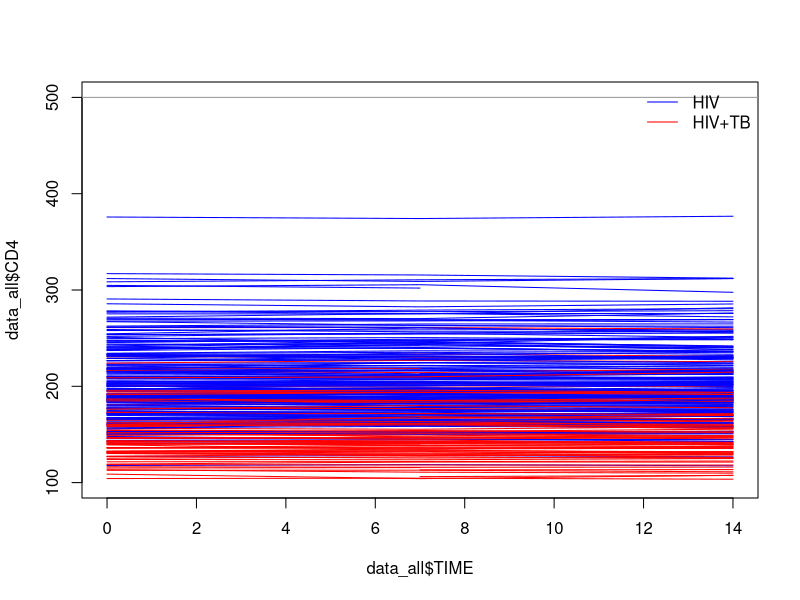
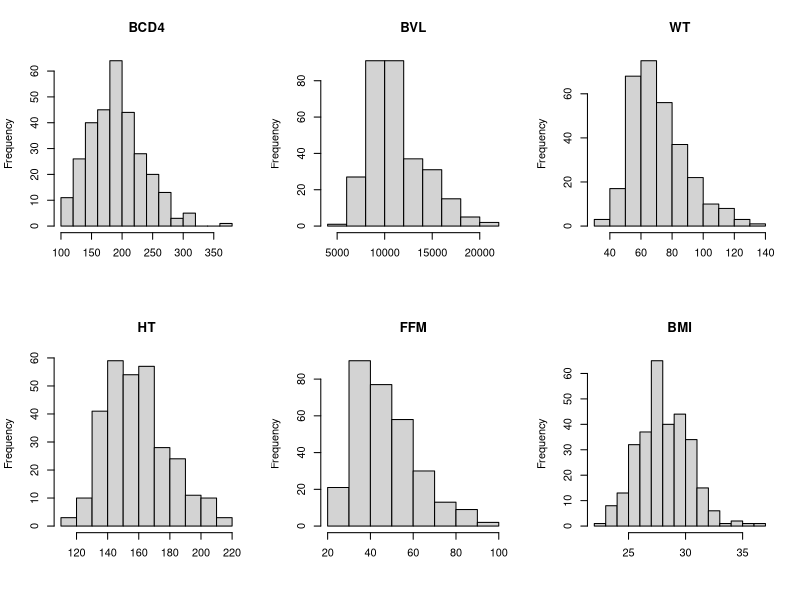
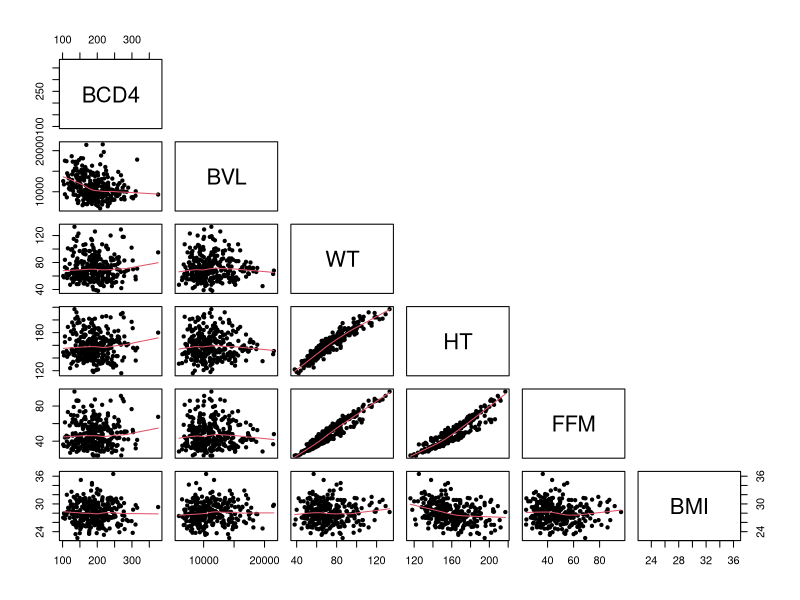
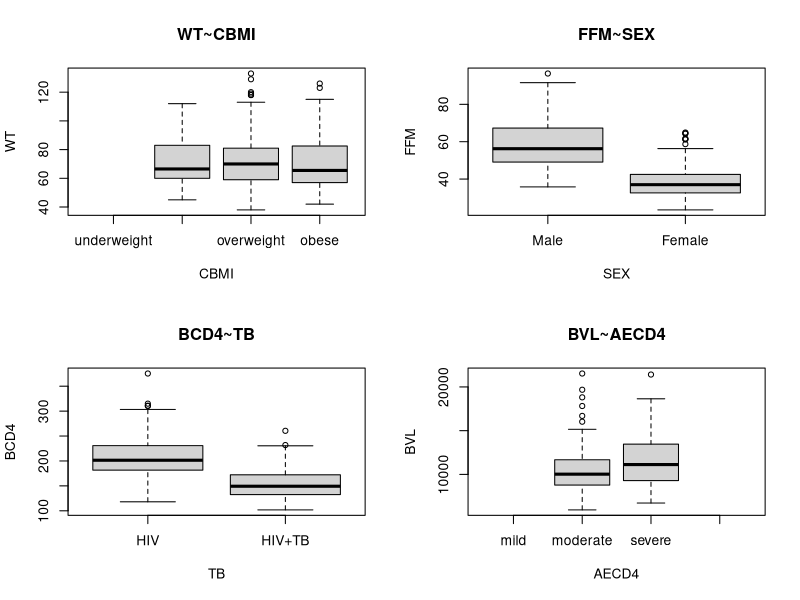

Here is the R script that generated these plots, in order:
## ---- chunk 1
library(tidyr)    # used for putting data into long format
library(knitr)    # used for creation of the report

# Enter the name of any additional packages used here

## ---- chunk 2
dir_name_pd   <- '../ICW_BasicR/'
file_name_pd  <- 'BPI889_PD_run-in.csv'
file_path_pd  <- paste(dir_name_pd, file_name_pd, sep = '')
## ---- chunk 3
dir_name_cov   <- '../ICW_BasicR/'
file_name_cov  <- 'BPI889_demographics.tab'
file_path_cov  <- paste(dir_name_cov, file_name_cov, sep = '')
## ---- chunk 4
data_pd <- read.csv(file = 'BPI889_PD_run-in.csv', header = TRUE, as.is = TRUE, na.strings = '.')
## ---- chunk 5
data_cov <- read.table(file = 'BPI889_demographics.tab', header = TRUE, as.is = TRUE)
## ---- chunk 6
str(data_pd)
## ---- chunk 7
str(data_cov)
## ---- chunk 8
head_pd <- head(data_pd, n = 5L)

## ---- chunk 9
head_cov <- head(data_cov, n = 5L)

## ---- chunk 10
colnames(data_pd)[1] <- c('ID')
## ---- chunk 11
data_pd2 <- gather(data  = data_pd,
                  key   = TIME,
                  value = CD4, -ID )
## ---- chunk 12
nrow(data_pd2)
ncol(data_pd2)
head_pd2 <- head(data_pd2, n = 5L)
kable(x = head_pd2,
      align = 'c',
      row.names = FALSE,
      caption = 'individual data-long format')
## ---- chunk 13
data_pd2$CD4 <- as.numeric(data_pd2$CD4)
## ---- chunk 14
data_pd2$TIME <- gsub('day.','',data_pd2$TIME)
data_pd2$TIME <- as.numeric(data_pd2$TIME)
## ---- chunk 15
data_cov$SEX <- factor(x = data_cov$SEX,
                        levels = c('M', 'F'),
                        labels = c('Male', 'Female' ))
## ---- chunk 16
data_cov$TB <- factor(x = data_cov$TB,
                      levels = c('0', '1'),
                      labels = c('HIV', 'HIV+TB'))
## ---- chunk 17
data_cov$BMI <- data_cov$WT/(data_cov$HT/100)**2
data_cov$BMI <- round(data_cov$BMI, 2)
## ---- chunk 18
data_cov$CBMI <- ifelse(data_cov$BMI >= 30, 4,
                        ifelse(data_cov$BMI >= 25, 3,
                               ifelse(data_cov$BMI >= 18.5, 2,1)))
data_cov$CBMI <- factor(x = data_cov$CBMI, 
                        levels = c(1, 2, 3, 4),
                        labels = c('underweight', 'normal', 'overweight', 'obese'))
table(data_cov$CBMI)
## ---- chunk 19

data_cov$FFM <- ifelse(data_cov$SEX == 'Female',37.99*(data_cov$HT/100)**2*data_cov$WT/(35.98*(data_cov$HT/100)**2 + data_cov$WT), 42.92*data_cov$WT*(data_cov$HT/100)**2/(30.93*(data_cov$HT/100)**2 + data_cov$WT) )

data_cov$FFM <- round(data_cov$FFM, 1)
## ---- chunk 20
data_cov$AECD4 <- ifelse(data_cov$BCD4 > 500, 1,
                         ifelse(data_cov$BCD4 >= 200, 2,
                                ifelse(data_cov$BCD4 >= 50, 3, 4)))
data_cov$AECD4 <- factor(data_cov$AECD4, levels = c(1, 2, 3, 4), labels = c( 'mild', 'moderate', 'severe', 'life-threatening'))
## ---- chunk 21
dir <- '../Data/COV/'
save(data_cov, file = 'BPI889_covariates_formated.RData')
## ---- chunk 22
data_all <- merge(data_cov, data_pd2, by ='ID')
## ---- chunk 23
str(data_all)
kable(x = head(data_all, n = 5L),
      align = 'c',
      row.names = FALSE,
      caption = 'all data' )
## ---- chunk 24

data_all <- subset(data_all, select = c(ID, TIME, CD4, BCD4, AECD4,BVL, WT, HT, FFM, BMI, CBMI, SEX, TB))
## ---- chunk 25
data_all <- data_all[order(data_all$ID, data_all$TIME), ]
## ---- chunk 26
summary(data_all)
## ---- chunk 27
data_unique <- data_all[!duplicated(data_all$ID), ]
## ---- chunk 28
summary(subset(data_unique, select = c(BCD4, BVL, WT, HT, FFM, BMI)))
## ---- chunk 29
summary(subset(data_unique, select = c(AECD4, CBMI, SEX, TB)))
## ---- chunk 30
# This is an example do not write code here
plot(y = data_all$CD4, x = data_all$TIME, type = 'n', ylim = range(100: 500))
for(n in unique(data_all$ID)) {
  lines(y = data_all$CD4[data_all$ID == n],
        x = data_all$TIME[data_all$ID == n],
        col = ifelse(data_all$TB[data_all$ID == n] =='HIV', 'blue', 'red'))
}
abline(h = 500, col = "gray60")
legend('topright', legend = c('HIV', 'HIV+TB'), 
      col = c('blue', 'red'), lty = 1, bty = 'n')

## ---- chunk 31
par(mfrow = c(2, 3))
for (cov in c('BCD4', 'BVL', 'WT', 'HT', 'FFM', 'BMI')) { 
  # Add code for the plot here
  hist(x = data_unique[,cov], xlab = NA, main = cov)
  }
## ---- chunk 32
# This is an example do not write code here
pairs(data_unique[,c('BCD4', 'BVL', 'WT', 'HT', 'FFM', 'BMI')],
      upper.panel = NULL,
      lower.panel = panel.smooth, 
      pch = 20)
## ---- chunk 33

## ---- chunk 34
par(mfrow = c(2, 2))
boxplot(WT~CBMI, data = data_unique, main = 'WT~CBMI')
boxplot(FFM~SEX, data = data_unique, main = 'FFM~SEX')
boxplot(BCD4~TB, data = data_unique, main = 'BCD4~TB')
boxplot(BVL~AECD4, data = data_unique, main = 'BVL~AECD4')

